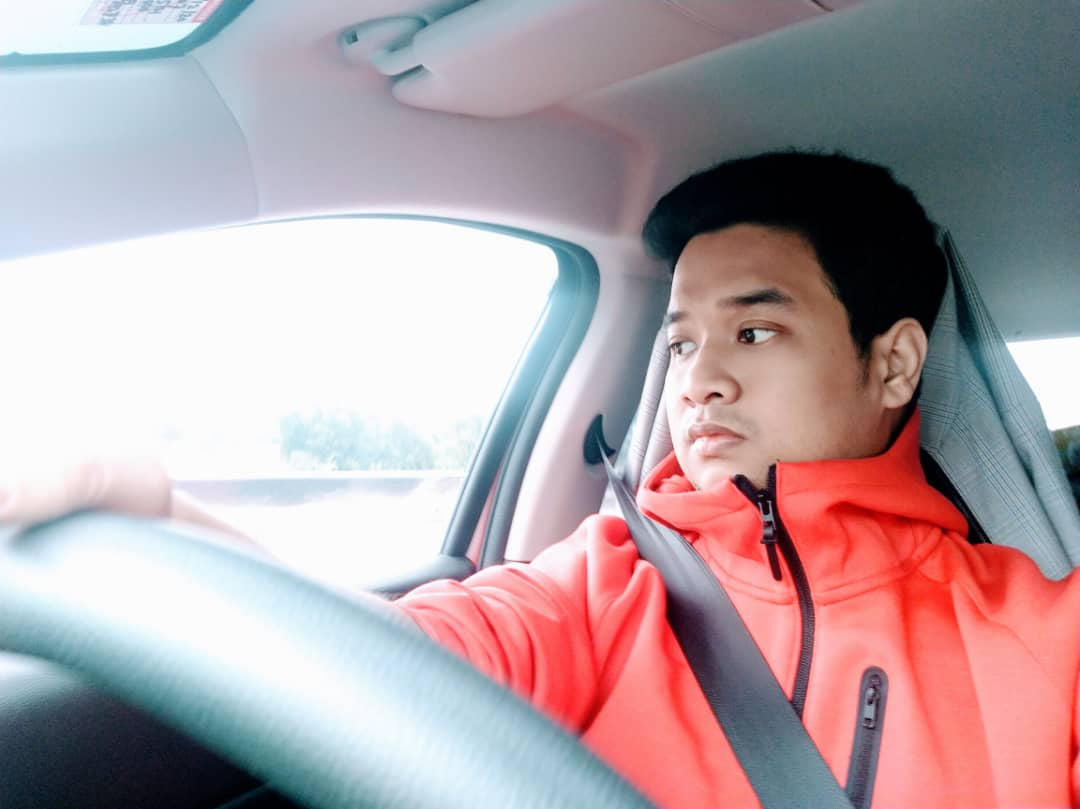
#> input picture ChatGPT/Image Processing/Exercise 2/khoi.jpg, 1080 x 809 px
$ jupyter execute 'Correlation,Convolution,Filter & Mask.ipynb'
#> lines starting #> are read from the running program, lines starting #| are printed output that depends on the picture; after the words box and inside, x2 and y2 are one past the last pixel; in counts of white or black regions, pixels touching at a corner belong together
[cell 1]
# Correlation:
# Moves a filter (kernel) over an image and computes a weighted sum.
# It does NOT flip the kernel before applying.
# Used for template matching and feature detection.

# Convolution:
# Similar to correlation but flips the filter before applying.
# Used in CNNs and deep learning for feature extraction.
# Helps with mathematical consistency in gradient calculations.

# Filter (Kernel):
# A small matrix (e.g., 3x3 or 5x5) that transforms an image when applied.
# Can be used for blurring, sharpening, and edge detection.
# Applied using either correlation or convolution.

# Mask:
# A binary filter (only 0s and 1s) that selects or removes parts of an image.
# Used for image segmentation and region-based processing.
# Example: A mask can isolate an object while removing the background.

[cell 2]
import cv2
import numpy as np
import matplotlib.pyplot as plt

# Load an image in grayscale for simplicity
image = cv2.imread("khoi.jpg", cv2.IMREAD_GRAYSCALE)
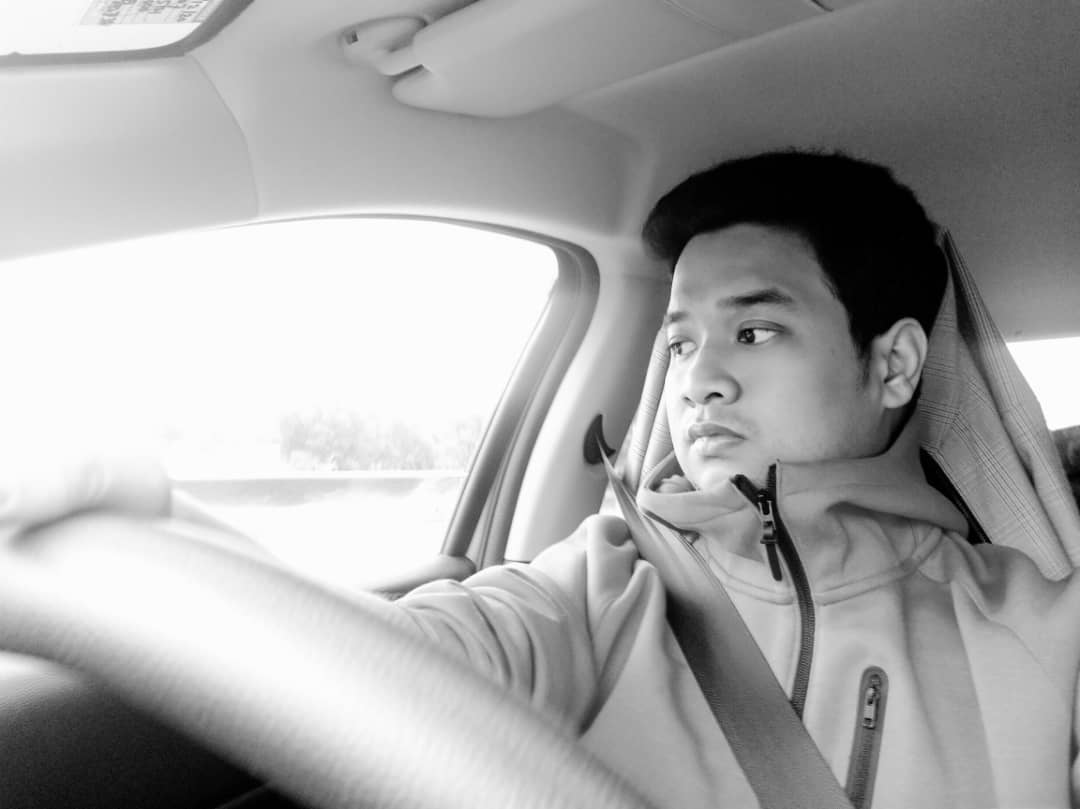
#> image: shape (809, 1080); min 0, max 255, mean 166.7

# Show original image
plt.figure(figsize=(10, 5))
plt.subplot(1, 3, 1)
plt.imshow(image, cmap="gray")
plt.title("Original Image")

# ==========================
# 1️⃣ Correlation (Cross-Correlation)
# ==========================
# Define a simple 3x3 averaging filter (box filter)
correlation_kernel = np.ones((3, 3), np.float32) / 9

# Apply correlation (cv2.filter2D applies kernel without flipping)
correlation_result = cv2.filter2D(image, -1, correlation_kernel)

# Show correlation result
plt.subplot(1, 3, 2)
plt.imshow(correlation_result, cmap="gray")
plt.title("Correlation (Box Filter)")

# ==========================
# 2️⃣ Convolution (Flipped Kernel)
# ==========================
# Define a simple sharpening kernel
convolution_kernel = np.array([[ 0, -1,  0],
                                [-1,  5, -1],
                                [ 0, -1,  0]], np.float32)

# Apply convolution (cv2.filter2D automatically flips the kernel)
convolution_result = cv2.filter2D(image, -1, convolution_kernel)

# Show convolution result
plt.subplot(1, 3, 3)
plt.imshow(convolution_result, cmap="gray")
plt.title("Convolution (Sharpening)")

plt.show()
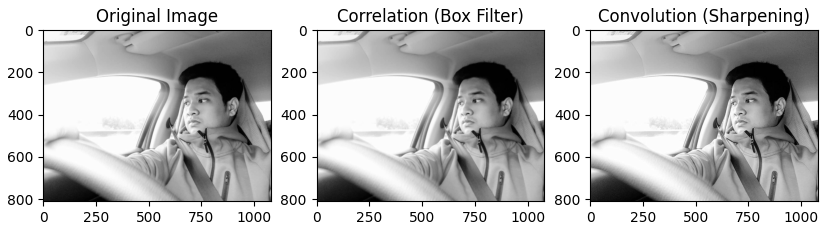
#> figure drawn by matplotlib, 3 panels

# ==========================
# 3️⃣ Filter (Kernel Application)
# ==========================
# Gaussian blur (a type of filter that smooths the image)
gaussian_blur = cv2.GaussianBlur(image, (5,5), 0)

# Show the Gaussian blurred image
plt.figure(figsize=(5, 5))
plt.imshow(gaussian_blur, cmap="gray")
plt.title("Gaussian Blur (Filter)")
plt.show()

# ==========================
# 4️⃣ Mask (Binary Image Segmentation)
# ==========================
# Create a binary mask where pixels > 128 are set to 255, others to 0
_, mask = cv2.threshold(image, 128, 255, cv2.THRESH_BINARY)
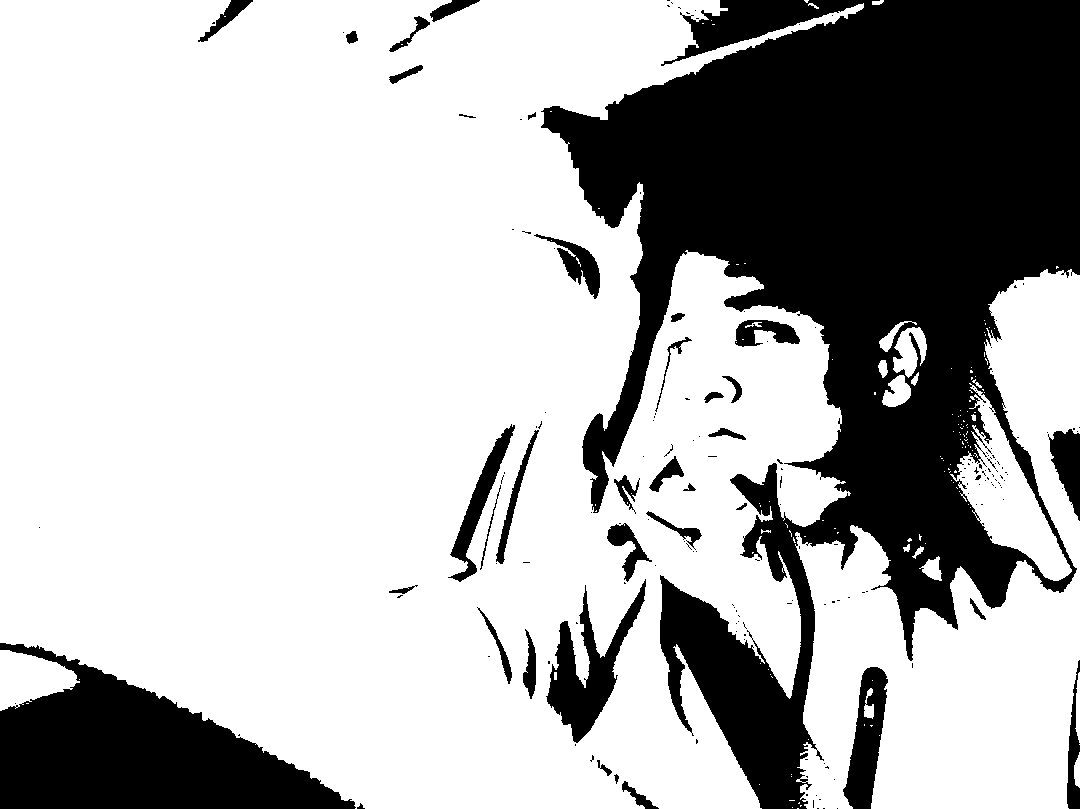
#> mask: shape (809, 1080); 70.6% white; 186 black regions (148 under 20 px), largest, box (x1, y1, x2, y2) and area: (541, 0, 1080, 809) 201069, (0, 643, 356, 809) 32048, (546, 579, 646, 743) 5471

# Apply the mask to keep only certain parts of the image
masked_image = cv2.bitwise_and(image, image, mask=mask)
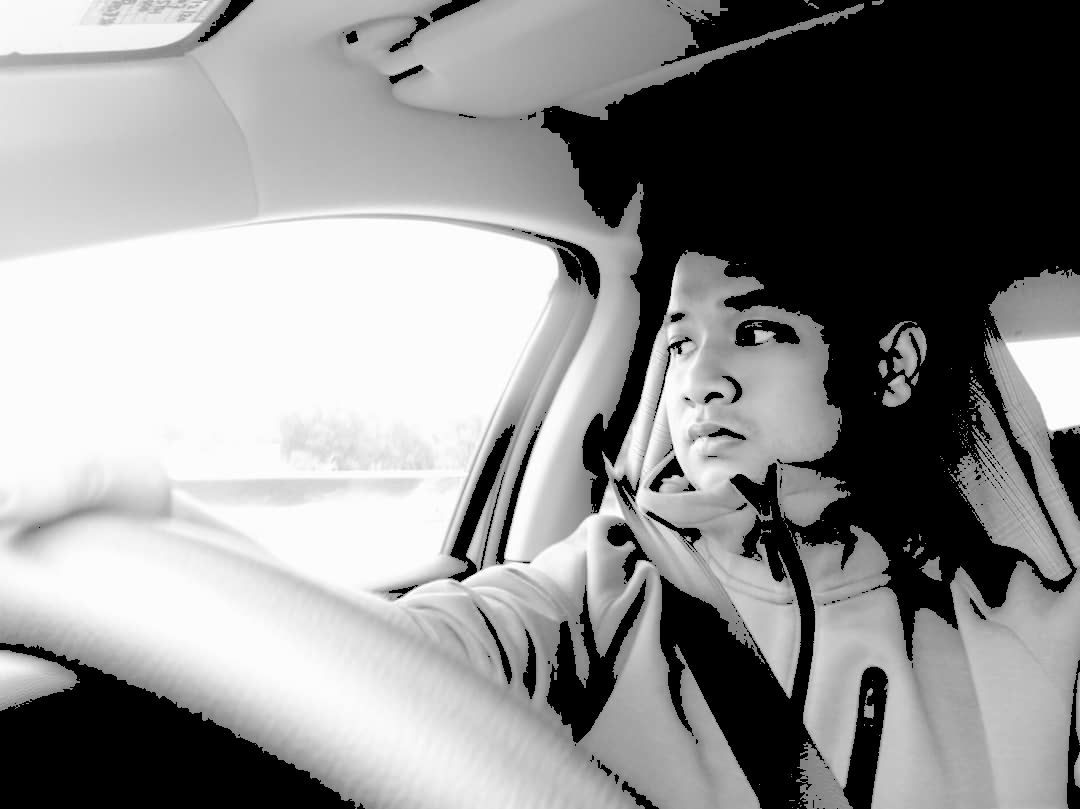
#> masked_image: shape (809, 1080); min 0, max 255, mean 143

# Show the mask and the masked image
plt.figure(figsize=(10, 5))
plt.subplot(1, 2, 1)
plt.imshow(mask, cmap="gray")
plt.title("Binary Mask")

plt.subplot(1, 2, 2)
plt.imshow(masked_image, cmap="gray")
plt.title("Masked Image")
plt.show()

$ run again, with ChatGPT/Image Processing/Exercise 2/cars.jpg copied over ChatGPT/Image Processing/Exercise 2/khoi.jpg
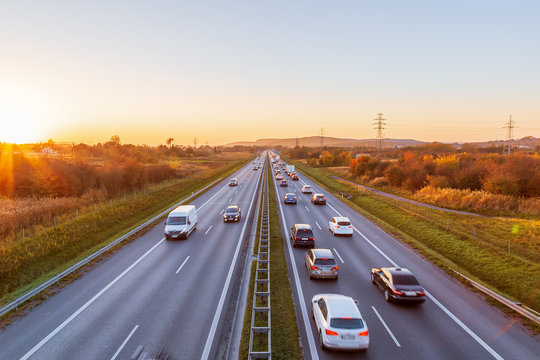
#> input picture ChatGPT/Image Processing/Exercise 2/cars.jpg, 540 x 360 px
#> `_, mask = cv2.threshold(image, 128, 255, cv2.THRESH_BINARY)`:
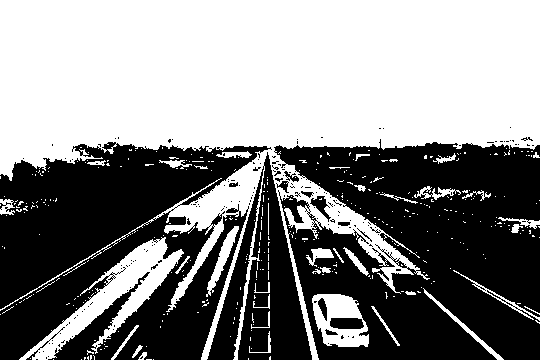
#> mask: shape (360, 540); 52.9% white; 178 black regions (162 under 20 px), largest, box (x1, y1, x2, y2) and area: (274, 139, 540, 360) 42970, (0, 142, 272, 360) 37182, (207, 152, 312, 360) 9930
#> `masked_image = cv2.bitwise_and(image, image, mask=mask)`:
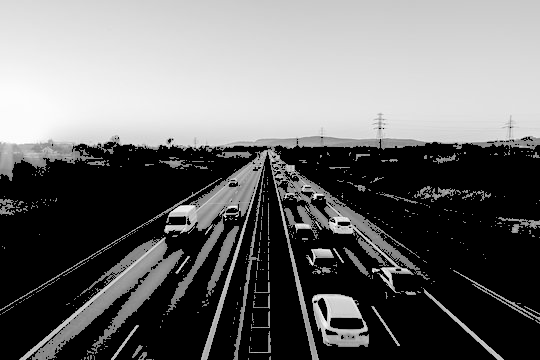
#> masked_image: shape (360, 540); min 0, max 255, mean 108.7

$ run again, with ChatGPT/Image Processing/Exercise 2/kelulut1.jpg copied over ChatGPT/Image Processing/Exercise 2/khoi.jpg
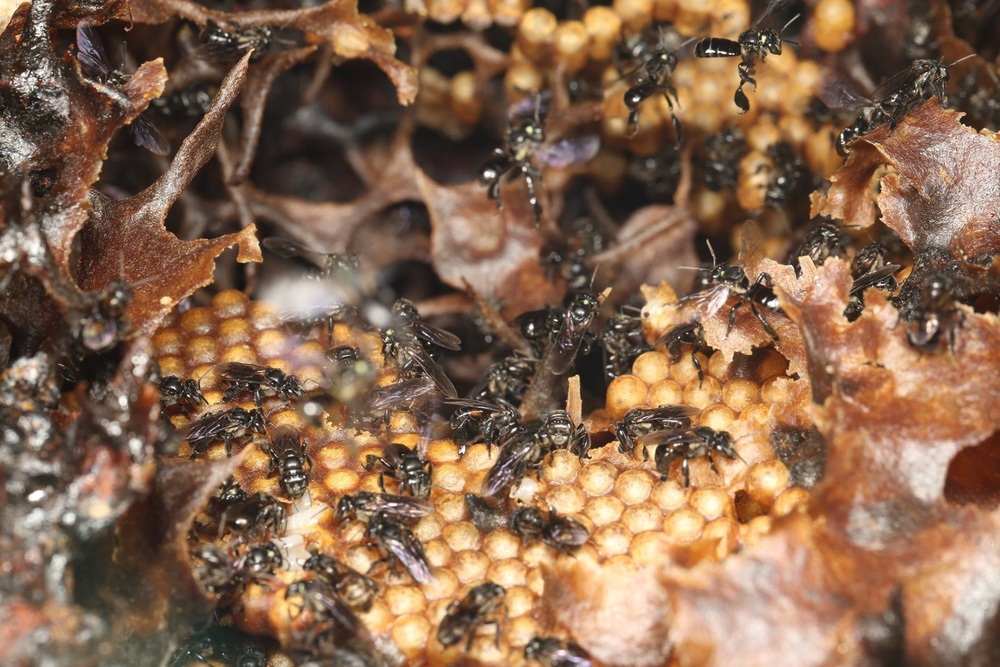
#> input picture ChatGPT/Image Processing/Exercise 2/kelulut1.jpg, 1000 x 667 px, shrunk from 2048 x 1365 before the run
#> `_, mask = cv2.threshold(image, 128, 255, cv2.THRESH_BINARY)`:
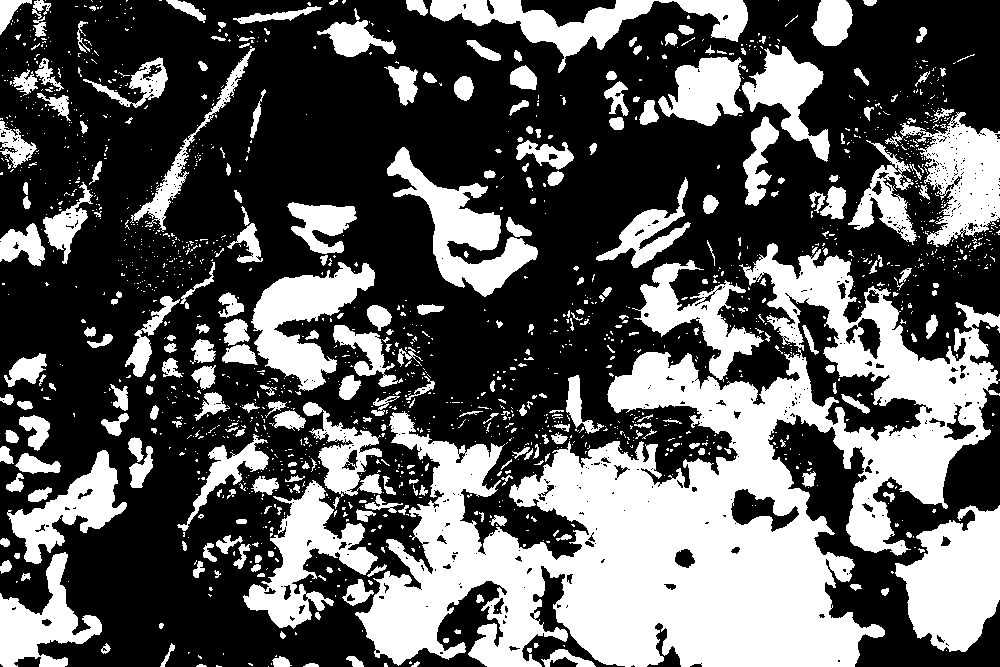
#> mask: shape (667, 1000); 36.2% white; 1684 white regions (1381 under 20 px), largest, box (x1, y1, x2, y2) and area: (355, 243, 1000, 667) 111550, (895, 505, 1000, 652) 10350, (387, 147, 538, 297) 7303
#> `masked_image = cv2.bitwise_and(image, image, mask=mask)`:
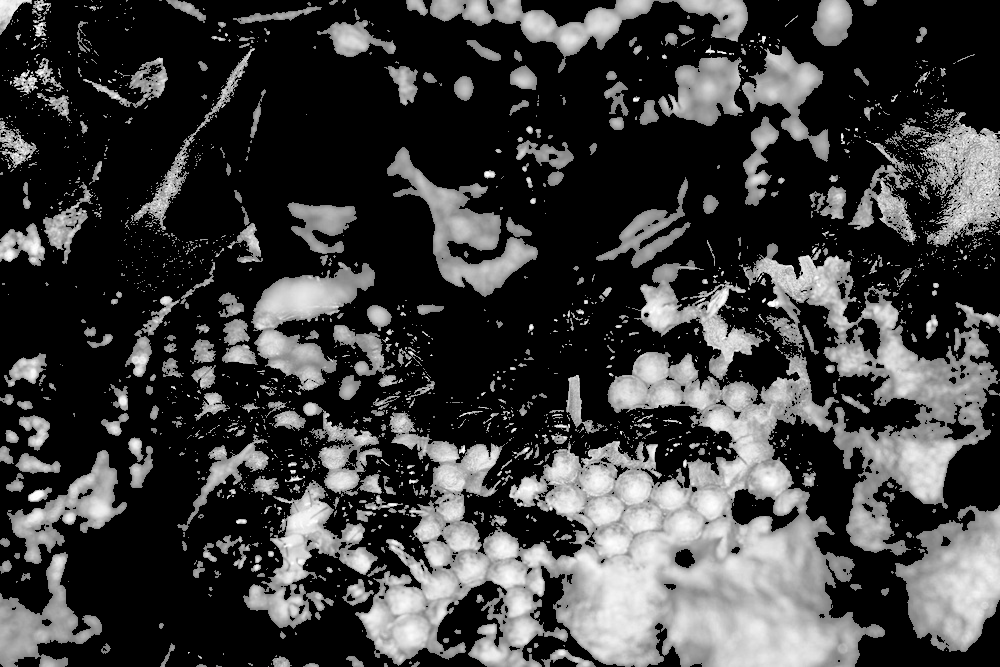
#> masked_image: shape (667, 1000); min 0, max 255, mean 63.3

$ run again, with ChatGPT/Image Processing/Exercise 2/kelulut2.jpg copied over ChatGPT/Image Processing/Exercise 2/khoi.jpg
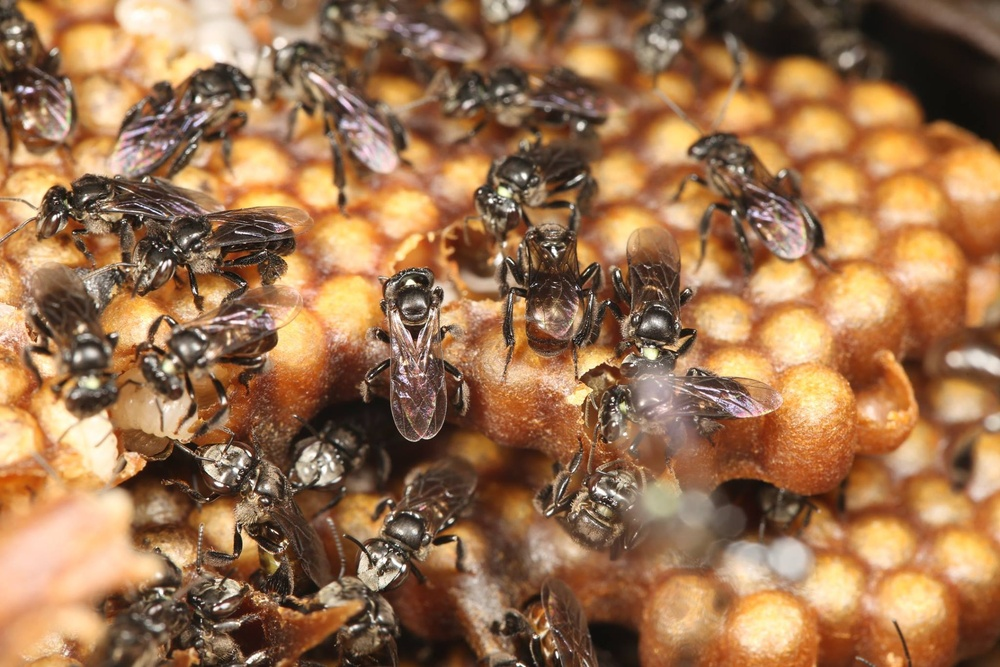
#> input picture ChatGPT/Image Processing/Exercise 2/kelulut2.jpg, 1000 x 667 px, shrunk from 2048 x 1365 before the run
#> `_, mask = cv2.threshold(image, 128, 255, cv2.THRESH_BINARY)`:
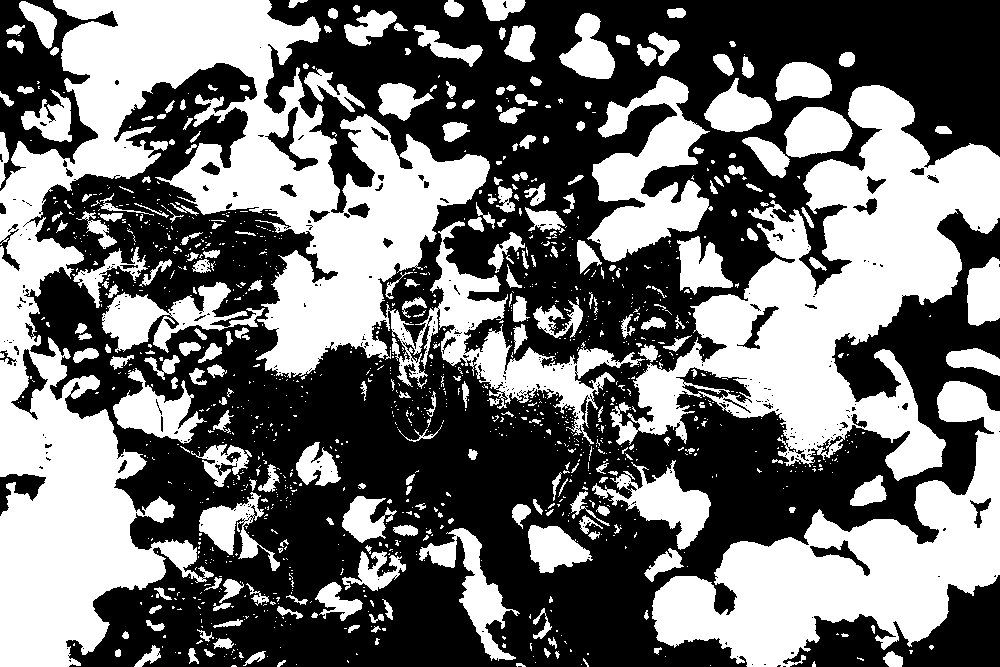
#> mask: shape (667, 1000); 44.5% white; 1254 white regions (993 under 20 px), largest, box (x1, y1, x2, y2) and area: (0, 0, 645, 667) 116247, (610, 85, 1000, 481) 56693, (652, 381, 1000, 667) 37388
#> `masked_image = cv2.bitwise_and(image, image, mask=mask)`:
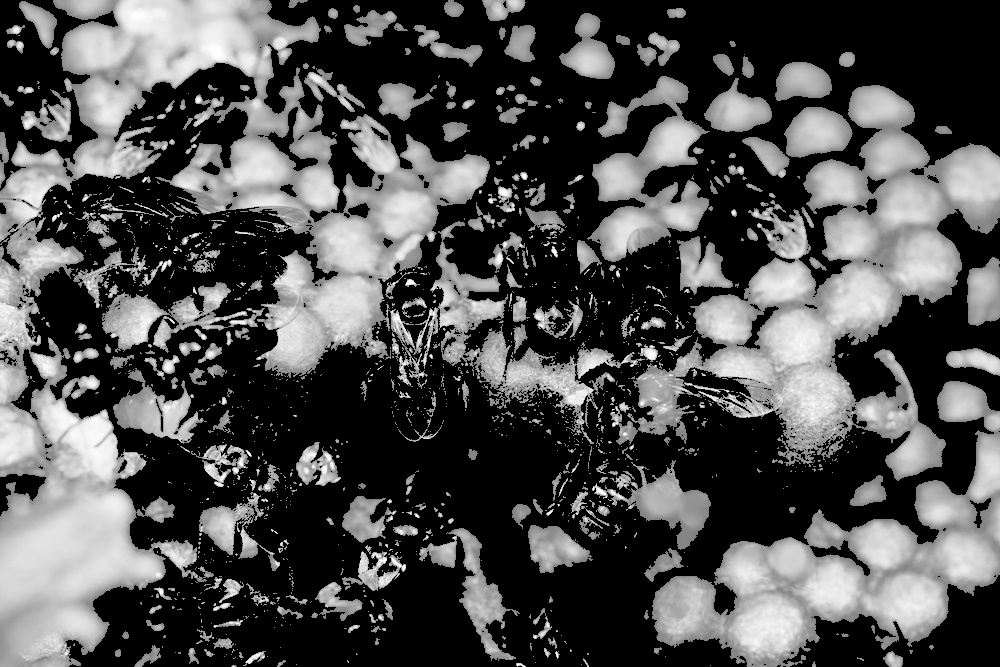
#> masked_image: shape (667, 1000); min 0, max 255, mean 79.6
